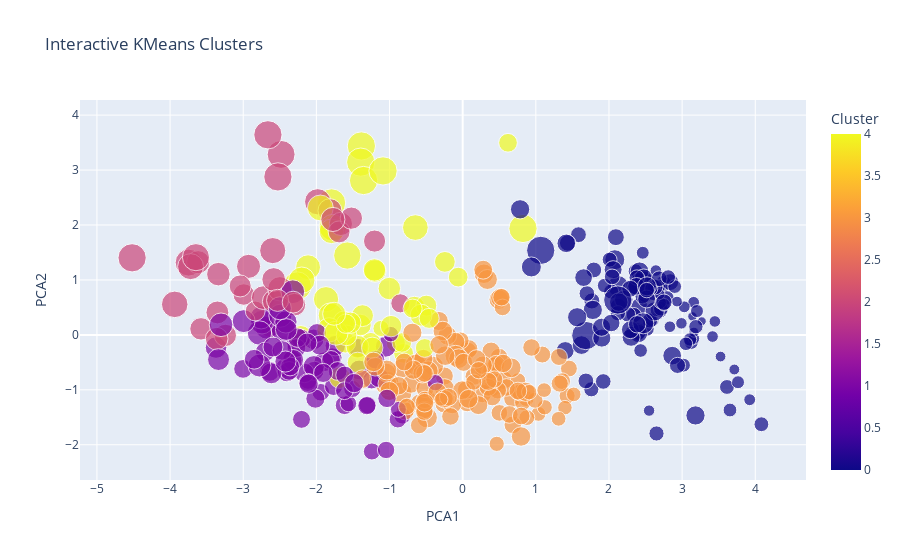

Write notebook code for a chart like this one.
### Code cell
import plotly.express as px
import pandas as pd

df_plot = pd.DataFrame(X_pca, columns=['PCA1', 'PCA2'])
df_plot['Cluster'] = labels
df_plot['Price'] = y_train.values 

fig = px.scatter(df_plot, x='PCA1', y='PCA2', color='Cluster',
                 size='Price', hover_data=['Price'],
                 title="Interactive KMeans Clusters")
fig.show()

### Figure 1 — Plotly figure (JSON) as saved in the notebook; plotly's stock layout.template omitted (floating-point values rounded to 4 significant figures; data arrays with more than 128 entries replaced by an {"elided": "..."} marker saying what was removed)
{"data": [{"customdata": {"elided": "404x1 float values"}, "hovertemplate": "PCA1=%{x}<br>PCA2=%{y}<br>Price=%{customdata[0]}<br>Cluster=%{marker.color}<extra></extra>", "legendgroup": "", "marker": {"color": {"elided": "404 int values"}, "coloraxis": "coloraxis", "size": {"elided": "404 float values"}, "sizemode": "area", "sizeref": 0.125, "symbol": "circle"}, "mode": "markers", "name": "", "orientation": "v", "showlegend": false, "type": "scatter", "x": {"elided": "404 float values"}, "xaxis": "x", "y": {"elided": "404 float values"}, "yaxis": "y"}], "layout": {"coloraxis": {"colorbar": {"title": {"text": "Cluster"}}, "colorscale": [[0, "#0d0887"], [0.1111, "#46039f"], [0.2222, "#7201a8"], [0.3333, "#9c179e"], [0.4444, "#bd3786"], [0.5556, "#d8576b"], [0.6667, "#ed7953"], [0.7778, "#fb9f3a"], [0.8889, "#fdca26"], [1, "#f0f921"]]}, "legend": {"itemsizing": "constant", "tracegroupgap": 0}, "title": {"text": "Interactive KMeans Clusters"}, "xaxis": {"anchor": "y", "domain": [0, 1], "title": {"text": "PCA1"}}, "yaxis": {"anchor": "x", "domain": [0, 1], "title": {"text": "PCA2"}}}}
